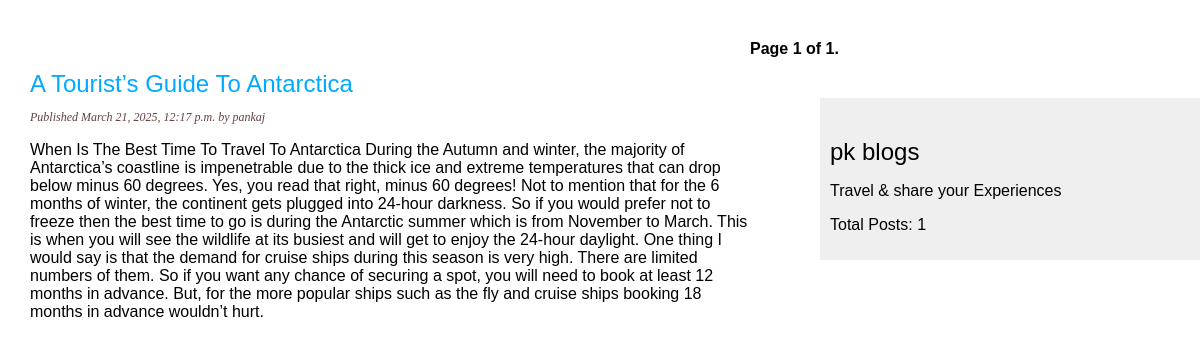
The app's page /, older data.
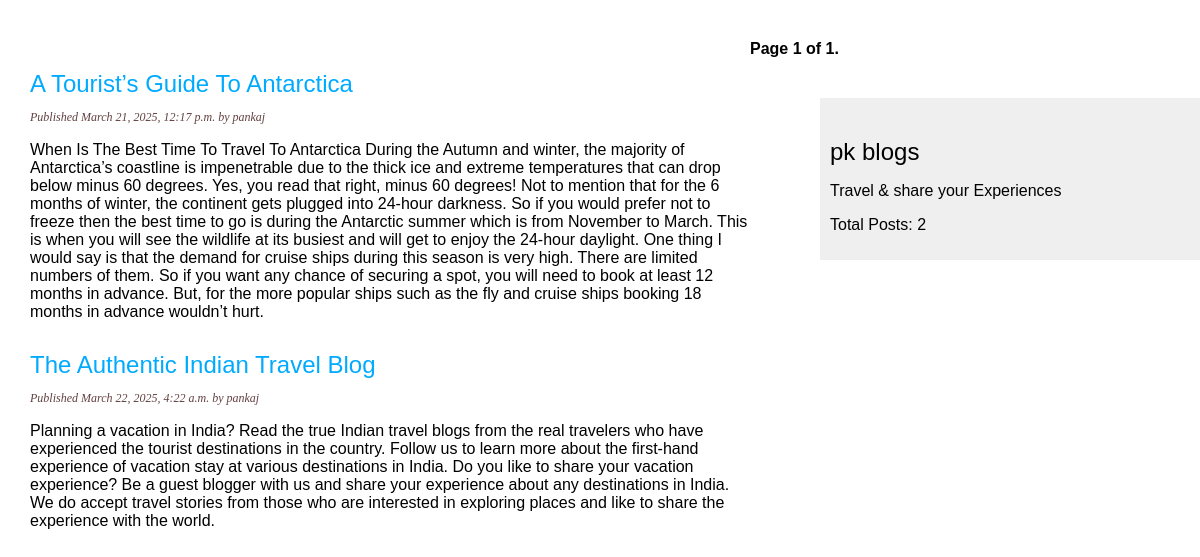
The same page, newer data.
### posts/models.py (models this page shows, shortened)
class Post(models.Model):
    STATUS_CHOICES = (
        ('DRAFT', 'Draft'),
        ('PUBLISHED', 'Publish')
    )
    title = models.CharField(max_length=250)
    slug = models.SlugField(max_length=250)
    author = models.ForeignKey(User, on_delete=models.CASCADE, default=1)
    body = models.TextField()
    publish = models.DateTimeField(default=timezone.now)
    created = models.DateTimeField(auto_now_add=True)
    updated = models.DateTimeField(auto_now=True)
    status = models.CharField(max_length=10, choices=STATUS_CHOICES, default='DRAFT')
    class META:
        ordering = ['-publish']
        indexes = [
            models.Index(fields=['-publish'])
        ]
    @classmethod
    def total_posts(cls):
        total = Post.objects.count()
        return total
    @classmethod
    def published_posts(cls):
        return cls.objects.filter(status='PUBLISHED')

### posts/views.py (the view)
# urls.py: path('', index, name='index'),
def index(request):
    posts = Post.published_posts()
    total_posts = Post.total_posts()
    paginator = Paginator(posts, per_page=2)
    page_number = request.GET.get('page')
    posts = paginator.get_page(page_number)
    return render(request, 'posts/index.html', context={'posts': posts, 'total_posts': total_posts})

### posts/templates/posts/index.html (shortened to what this page needs)
{% load static%}
<!DOCTYPE html>
<html lang="en">
<head>
    <link href='{% static "css/style.css" %}' rel="stylesheet">
</head>
<body>
    <div id="content">
        {% for post in posts %}
        <a href="{% url "posts:details" year=post.publish.year month=post.publish.month day=post.publish.day post_slug=post.slug %}">
        <h2>{{ post.title}}</h2></a>
        <p class="date">Published {{post.publish}} by {{post.author}}</p>
        <p>{{post.body}}</p>
        {% endfor %}
    </div>
    <div class="pagination">
        <span class="step-links">
            <span class="current">
                Page {{ posts.number }} of {{ posts.paginator.num_pages }}.
            </span>
        </span>
    </div>
    <div id="sidebar">
        <h2>pk blogs</h2>
        <p>Travel & share your Experiences</p>
        <p>Total Posts: {{ total_posts}}</p>
    </div>
</body>
</html>

### posts/static/css/style.css (style rules this page uses)
body { margin:0; padding:0; font-family:helvetica, sans-serif; }
a { color:#00abff; text-decoration:none; }
h2 { font-weight:normal; margin:30px 0 0; }
#content { float:left; width:60%; padding:0 0 0 30px; }
#sidebar { float:right; width:30%; padding:10px; background:#efefef; height:100%; }
p.date { color: #634141; font-family: georgia, serif; font-size: 12px; font-style: italic; }
.pagination { margin:40px 0; font-weight:bold; }

Row changes from the older to the newer data that the page shows:
added Post: title "The Authentic Indian Travel Blog", publish "March 22, 2025, 4:22 a.m.", author "pankaj", body "Planning a vacation in India? Read the true Indian travel blogs from the real travelers who have experienced the tourist destinations in the country. Follow us to learn more about the first-hand experience of vacation stay at various destinations in India. Do you like to share your vacation experience? Be a guest blogger with us and share your experience about any destinations in India. We do accept travel stories from those who are interested in exploring places and like to share the experience with the world."
Text that changed along with them:
{{ total_posts }}: "1" → "2"
